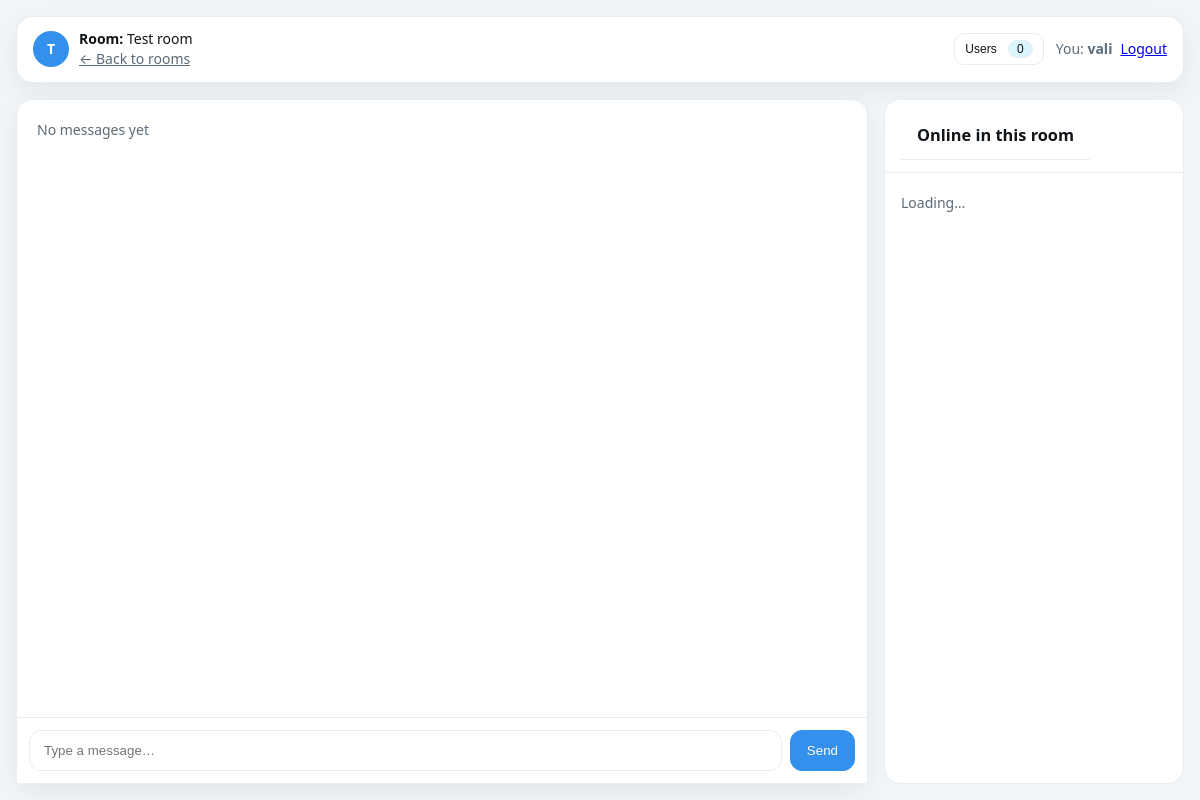
Page /room/6/ (signed in) on the committed database.
### chat/models.py (models this page shows, shortened)
class Room(models.Model):
    name = models.CharField(max_length=255, unique=True)
    current_users = models.ManyToManyField("User", related_name="current_rooms", blank=True, through="RoomMembership")

class User(AbstractUser):
    pass

### chat/views.py (the view)
# urls.py: path("room/<int:pk>/", views.room, name="room"),
@login_required
def room(request, pk: int):
    room = get_object_or_404(Room, pk=pk)
    messages = room.messages.select_related("user").order_by("created_at")
    return render(request, "chat/room.html", {"room": room, "messages": messages})

### chat/templates/chat/room.html (shortened to what this page needs)
<!doctype html>
<html lang="en">
<head>
</head>
<body>
  <div class="app">
    <header class="panel topbar">
      <div class="left">
        <div class="avatar">{{ room.name|slice:":1"|upper }}</div>
        <div>
          <div class="room-title"><strong>Room:</strong> {{ room.name }}</div>
          <div class="crumb"><a href="{% url 'index' %}">← Back to rooms</a></div>
        </div>
      </div>
      <div class="topbar-actions">
        {% if user.is_authenticated %}
          <button id="toggle-presence" class="btn ghost sm" type="button"
              aria-expanded="false" aria-controls="side-panel">
            Users <span class="badge" id="room-title-online">0</span>
          </button>
          <div class="who-logout">
          <span class="who">You: <strong>{{ user.username }}</strong></span>
          <a class="logout" href="{% url 'logout' %}">Logout</a>
          </div>
        {% else %}
          <a href="{% url 'login' %}?next={{ request.path }}">Login</a> · <a href="{% url 'signup' %}">Sign up</a>
        {% endif %}
      </div>
    </header>
    <div class="content">
      <section class="panel chat">
        {% regroup messages by created_at|date:"Y-m-d" as day_groups %}
        <ul id="messages" class="messages">
          {% for group in day_groups %}
            <li class="date-divider" data-date="{{ group.grouper }}"><span>{{ group.grouper }}</span></li>
            {% for m in group.list %}
              <li class="msg {% if m.user_id == user.id %}me{% else %}them{% endif %}">
                <div class="bubble">
                  <div class="who">{{ m.user.username }}</div>
                  <div class="text">{{ m.text|escape|linebreaksbr }}</div>
                  <div class="meta"><span class="time">{{ m.created_at|date:"H:i" }}</span></div>
                </div>
              </li>
            {% endfor %}
          {% empty %}
            <li style="color:var(--muted)">No messages yet</li>
          {% endfor %}
        </ul>
        <div class="composer">
          <input id="chat-message-input" class="input" type="text" placeholder="Type a message…" {% if not user.is_authenticated %}disabled{% endif %}>
          <button id="chat-message-submit" class="btn" {% if not user.is_authenticated %}disabled{% endif %}>Send</button>
        </div>
      </section>
      <aside class="side" id="side-panel" aria-hidden="true" aria-labelledby="side-title">
        <div class="side-head">
          <h3 id="side-title">Online in this room</h3>
        </div>
        <ul id="room-online"><li style="color:var(--muted); padding:12px 16px">Loading…</li></ul>
      </aside>
    </div>
  </div>
</body>
</html>

### chat/templates/chat/room.html (style rules this page uses)
:root { --bg: #f2f5f7; --panel:#ffffff; --text:#0f1419; --muted:#5b6b79; --border:#e6ecf1; --blue:#3390ec; --mine:#dbf5ff; --their:#ffffff; --radius:18px; --shadow: 0 8px 24px rgba(15,20,25,.06); }
* { box-sizing:border-box }
html,body { height:100% }
body { margin:0; background:var(--bg); color:var(--text); font:14px/1.45 system-ui,-apple-system,Segoe UI,Roboto,Ubuntu,Cantarell,"Noto Sans",sans-serif; }
.app { height:100dvh; display:grid; grid-template-rows:auto 1fr; gap:16px; padding:16px }
.panel { background:var(--panel); border:1px solid var(--border); border-radius:16px; box-shadow:var(--shadow) }
.topbar { display:flex; align-items:center; justify-content:space-between; padding:12px 16px }
.topbar .left { display:flex; gap:10px; align-items:center }
.avatar { width:36px; height:36px; border-radius:50%; background:var(--blue); color:#fff; display:grid; place-items:center; font-weight:700 }
.crumb a { color:var(--muted) }
.content { display:grid; grid-template-columns: 1fr 300px; gap:16px; min-height:0; }
.chat { display:flex;flex-direction:column;min-height:0; }
.messages { list-style:none; margin:0; padding:20px;display:flex; flex-direction:column; gap:8px;flex:1 1 auto;overflow-y:auto;overscroll-behavior:contain; }
.composer { display:flex; gap:8px; padding:12px;border-top:1px solid var(--border);position: sticky;bottom: 0;background: var(--panel);z-index: 1;padding-bottom: max(12px, env(safe-area-inset-bottom)); }
.input { flex:1; padding:12px 14px; border-radius:12px; border:1px solid var(--border); background:transparent; color:var(--text) }
.btn { padding:12px 16px; border-radius:12px; border:1px solid var(--blue); background:var(--blue); color:#fff; cursor:pointer }
.side { background:var(--panel); border:1px solid var(--border); border-radius:16px; overflow:hidden }
.side h3 { margin:0; padding:12px 16px; border-bottom:1px solid var(--border) }
#room-online { list-style:none; margin:0; padding:8px 0; max-height:calc(100% - 48px); overflow:auto }
#room-online li { padding:10px 16px }
.badge { display:inline-block; min-width:1.5em; padding:2px 8px; margin-left:8px; font-size:12px; line-height:1; border-radius:999px; background:var(--mine); color:var(--text); border:1px solid var(--border); }
.btn.ghost { background:transparent; color:var(--text); border:1px solid var(--border); }
.btn.sm { padding:8px 10px; border-radius:10px; font-size:13px; }
.side-head { display:flex; align-items:center; justify-content:space-between; padding:12px 16px; border-bottom:1px solid var(--border); position: sticky; top:0; background:var(--panel); z-index:1; }
.topbar-actions { display:flex; align-items:center; gap:12px; }
.topbar .left { display:flex; gap:10px; align-items:center; }
.who-logout { color:var(--muted); display:flex; gap:8px; flex-wrap:wrap; }
.btn.sm { padding:6px 10px; border-radius:10px; font-size:12px; }

### rows in the picture
Room: name "T", name "Test room"
User: username "vali"
